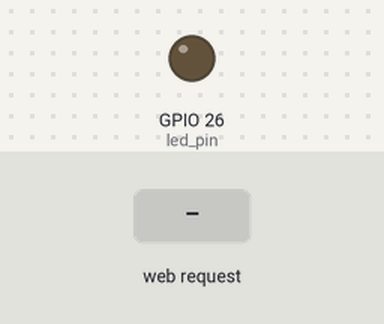
Recording of a sketch running on a simulated ESP32. Parts: output pins drawn as LEDs (lit = HIGH). Inputs (shaded band) come from the test bench. WiFi joins after 1.5 s; servers stay silent unless stated; what the sketch prints to the serial monitor is not drawn.

Above: at 2.7 s.
2.8 s: HTTP request GET /ON received
At 3.7 s:
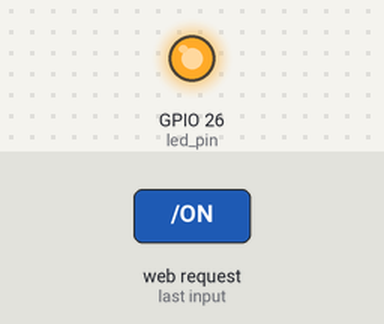
4.3 s: HTTP request GET /OFF received
At 4.8 s:
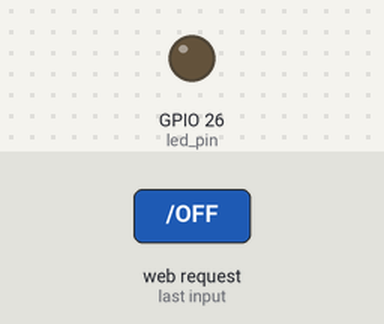
Timing chart, 0 to 7.3 s (numbered marks = the images above; inputs shaded):
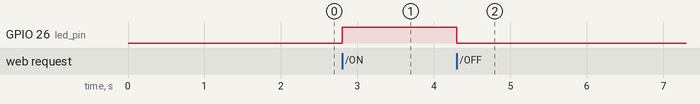

The sketch:

wifi_server.ino
```cpp
#include <WiFi.h>

#define led_pin   26

const char* ssid     = "VentureSky";
const char* password = "asdfghjkl";

WiFiServer server(80);

void setup()
{
    Serial.begin(115200);
    pinMode(led_pin, OUTPUT);

    Serial.println();
    Serial.print("Connecting to ");
    Serial.println(ssid);

    WiFi.begin(ssid, password);

    while (WiFi.status() != WL_CONNECTED) {
        delay(500);
        Serial.print(".");
    }

    Serial.println("");
    Serial.println("WiFi connected.");
    Serial.println("IP address: ");
    Serial.println(WiFi.localIP());

    server.begin();

}

int value = 0;

void loop()
{
  WiFiClient client = server.available();   // listen for incoming clients

  if (client)
  {
    Serial.println("New Client.");
    String currentLine = "";
    while (client.connected())
    {
      if (client.available())
      {
        char c = client.read();
        Serial.write(c);
        if (c == '\n')
        {
          if (currentLine.length() == 0)        // End of Request
          {
            //Response Header
            client.println("HTTP/1.1 200 OK");
            client.println("Content-type:text/html");
            client.println();

            //Response Body
            client.print("<a href=\"/ON\">LED ON</a><br>");
            client.print("<a href=\"/OFF\">LED OFF</a><br>");

            // End of Response
            client.println();
            break;
          }
          else
          {
            currentLine = "";
          }
        }
        else if (c != '\r')
            currentLine += c;

        if (currentLine.endsWith("GET /ON"))
          digitalWrite(led_pin, HIGH);

        if (currentLine.endsWith("GET /OFF"))
          digitalWrite(led_pin, LOW);

      }
    }

    client.stop();
    Serial.println("Client Disconnected.");
  }
}
```

Measured:
- after the input at 2.8 s, GPIO 26 (led_pin): LOW → HIGH at once
- after the input at 4.3 s, GPIO 26 (led_pin): HIGH → LOW at once
